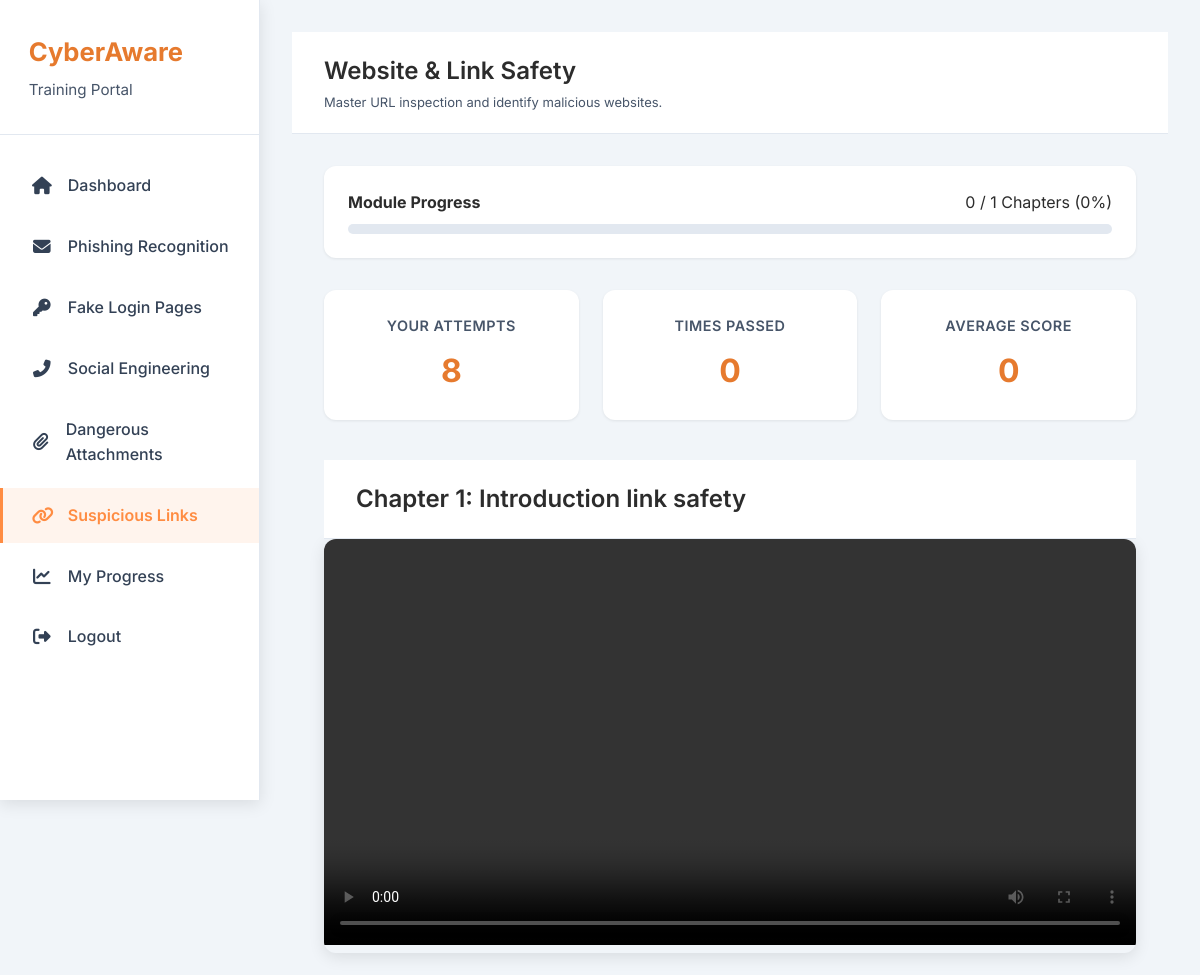
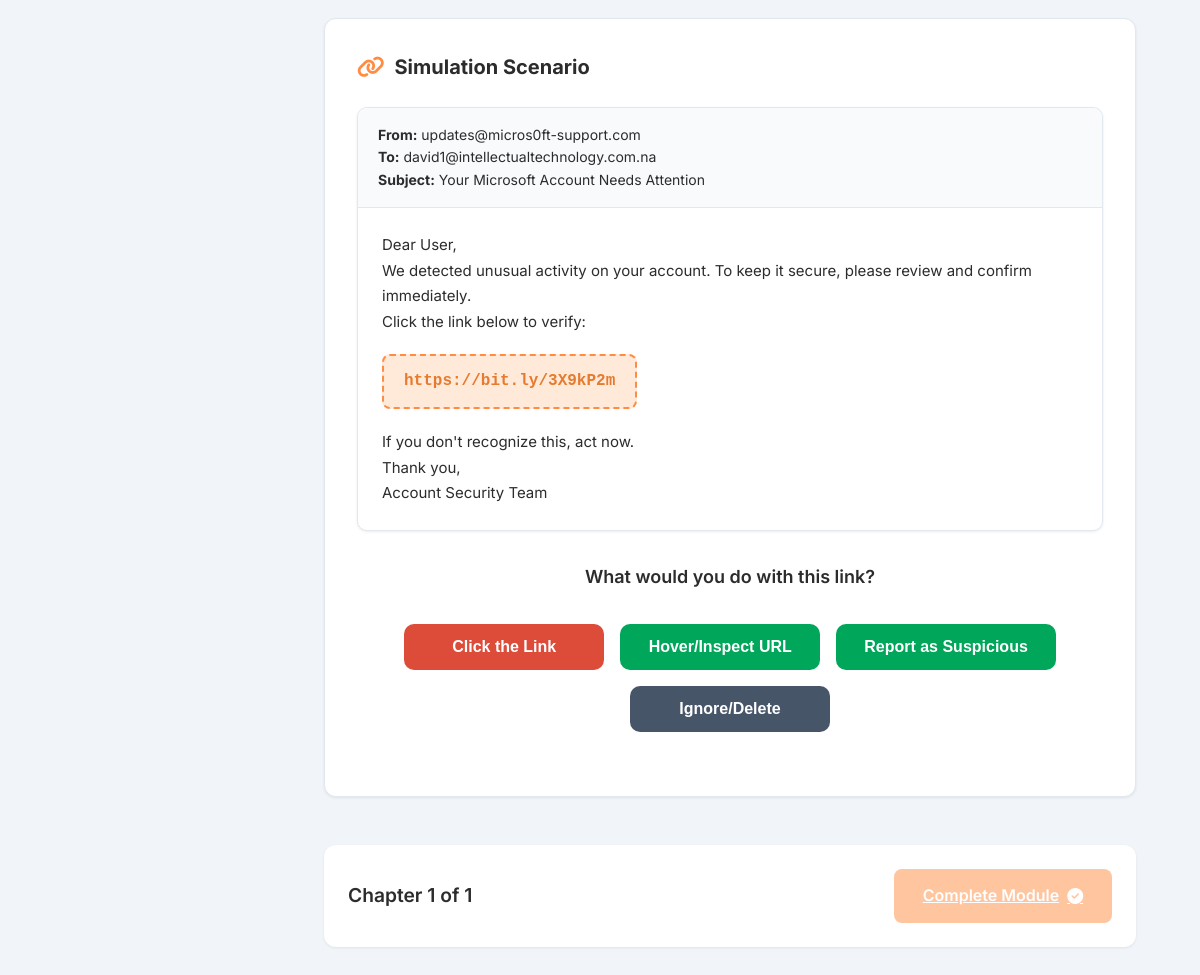
The app's page /trainee/modules/links.php (signed in) with its own data (2 pictures, top to bottom).
### tables this page shows
CREATE TABLE `training_modules` (
  `id` int(11) NOT NULL,
  `code` varchar(30) NOT NULL,
  `title` varchar(150) NOT NULL,
  `description` text DEFAULT NULL,
  `category` varchar(50) DEFAULT NULL,
  `difficulty` tinyint(3) UNSIGNED DEFAULT 3,
  `estimated_minutes` smallint(6) DEFAULT 5,
  `is_active` tinyint(1) DEFAULT 1,
  `created_at` datetime DEFAULT current_timestamp(),
  `updated_at` datetime DEFAULT current_timestamp(),
  `video_path` varchar(255) DEFAULT NULL,
  `content_html` mediumtext DEFAULT NULL
);

CREATE TABLE `module_chapters` (
  `id` int(11) NOT NULL,
  `module_id` int(11) NOT NULL,
  `chapter_number` int(11) NOT NULL,
  `title` varchar(255) NOT NULL,
  `description` text DEFAULT NULL,
  `content_html` mediumtext DEFAULT NULL,
  `video_path` varchar(255) DEFAULT NULL,
  `created_at` datetime DEFAULT current_timestamp(),
  `updated_at` datetime DEFAULT current_timestamp() ON UPDATE current_timestamp()
);

CREATE TABLE `users` (
  `id` int(11) NOT NULL,
  `username` varchar(100) NOT NULL,
  `password_hash` varchar(255) NOT NULL,
  `full_name` varchar(150) DEFAULT NULL,
  `email` varchar(150) DEFAULT NULL,
  `role` enum('trainee','admin','manager','compliance') NOT NULL DEFAULT 'trainee',
  `department_id` int(11) DEFAULT NULL,
  `is_active` tinyint(1) DEFAULT 1,
  `created_at` datetime DEFAULT current_timestamp(),
  `last_login` datetime DEFAULT NULL,
  `failed_login_attempts` int(11) DEFAULT 0,
  `password_changed_at` datetime DEFAULT NULL
);

### trainee/modules/links.php (the view, shortened to what this page needs)
<?php
$pdo = getDBConnection();
$user_id = $_SESSION['user_id'];
$stmt = $pdo->prepare("SELECT id, username, full_name, email FROM users WHERE id = ?");
$stmt->execute([$user_id]);
$user = $stmt->fetch(PDO::FETCH_ASSOC);
$user_email = $user['email'] ?? ($user['username'] . '@company.com');
$module_id = 5;
$stmt = $pdo->prepare("SELECT title, description FROM training_modules WHERE id = ?");
$stmt->execute([$module_id]);
$module = $stmt->fetch(PDO::FETCH_ASSOC);
$module_title = $module['title'] ?? 'Suspicious Links & Website Safety';
$module_desc = $module['description'] ?? 'Learn to identify and handle dangerous links safely';
$stmt = $pdo->prepare("
    SELECT id, chapter_number, title, description, content_html, video_path
    FROM module_chapters
    WHERE module_id = ?
    ORDER BY chapter_number
");
$stmt->execute([$module_id]);
$all_chapters = $stmt->fetchAll(PDO::FETCH_ASSOC);
$total_chapters = count($all_chapters);
$current_chapter_num = max(1, min($total_chapters, (int)($_GET['chapter'] ?? 1)));
$current_chapter = null;
foreach ($all_chapters as $ch) {
    if ($ch['chapter_number'] == $current_chapter_num) {
        $current_chapter = $ch;
        break;
    }
}
$chapter_id = $current_chapter['id'];
$video_path = $current_chapter['video_path'] ?? null;
$stmt = $pdo->prepare("
    SELECT completed_at, watched_seconds
    FROM user_chapter_progress
    WHERE user_id = ? AND chapter_id = ?
");
$stmt->execute([$user_id, $chapter_id]);
$progress = $stmt->fetch(PDO::FETCH_ASSOC);
if (!$progress) {
    $stmt = $pdo->prepare("
        INSERT INTO user_chapter_progress (user_id, chapter_id, watched_seconds, completed_at)
        VALUES (?, ?, 0, NULL)
    ");
    $stmt->execute([$user_id, $chapter_id]);
    $is_video_complete = false;
    $is_activity_complete = false;
} else {
    $is_video_complete = ($progress['watched_seconds'] == -1);
    $is_activity_complete = ($progress['completed_at'] !== null);
}
if (isset($_SESSION['current_links_session'])) {
    $session_id = $_SESSION['current_links_session'];
    $stmt = $pdo->prepare("SELECT completed_at FROM training_sessions WHERE id = ?");
    $stmt->execute([$session_id]);
    $session_completed = $stmt->fetchColumn();
    $next_enabled = $is_video_complete && $is_activity_complete;
    if ($session_completed === null && $current_chapter_num === $total_chapters && $next_enabled) {
        $stmt = $pdo->prepare("
            UPDATE training_sessions
            SET completed_at = NOW(),
                duration_seconds = TIMESTAMPDIFF(SECOND, started_at, NOW()),
                passed = 1
            WHERE id = ?
        ");
        $stmt->execute([$session_id]);
        unset($_SESSION['current_links_session']);
    }
} else {
    $next_enabled = $is_video_complete && $is_activity_complete;
}
$stmt = $pdo->prepare("
    SELECT COUNT(*)
    FROM user_chapter_progress ucp
    JOIN module_chapters mc ON ucp.chapter_id = mc.id
    WHERE ucp.user_id = ? AND mc.module_id = ? AND ucp.watched_seconds = -1 AND ucp.completed_at IS NOT NULL
");
$stmt->execute([$user_id, $module_id]);
$completed_chapters = (int)$stmt->fetchColumn();
$module_progress = $total_chapters > 0 ? round(($completed_chapters / $total_chapters) * 100) : 0;
$stmt = $pdo->prepare("
    SELECT
        COUNT(*) as attempts,
        AVG(final_score) as avg_score,
        SUM(CASE WHEN passed = 1 THEN 1 ELSE 0 END) as passed_count
    FROM training_sessions
    WHERE user_id = ? AND module_id = ?
");
$stmt->execute([$user_id, $module_id]);
$module_stats = $stmt->fetch(PDO::FETCH_ASSOC) ?: ['attempts' => 0, 'avg_score' => 0, 'passed_count' => 0];
$module_attempts = (int)$module_stats['attempts'];
$module_passed = (int)$module_stats['passed_count'];
$module_avg = round((float)$module_stats['avg_score']);
$scenarios = [
    1 => [
        'sender' => 'updates@micros0ft-support.com',
        'subject' => 'Your Microsoft Account Needs Attention',
        'link' => 'https://bit.ly/3X9kP2m',
        'link_type' => 'Shortened URL (bit.ly)',
        'red_flag' => 'Shortened URLs hide the real destination',
    ],
    2 => [
        'sender' => 'paypal-security@paypaI.com',
        'subject' => 'Unusual Activity Detected – Verify Now',
        'link' => 'https://www.paypal-security.com/verify',
        'link_type' => 'Misspelled Domain',
        'red_flag' => 'Domain misspelling: "paypaI" (with capital I instead of l)',
    ],
    3 => [
        'sender' => 'hr@company-internal.co',
        'subject' => 'Mandatory Employee Survey',
        'link' => 'https://company.com/survey?id=update2026&token=secure',
        'link_type' => 'Suspicious Parameters',
        'red_flag' => 'Unexpected parameters in an otherwise legitimate-looking domain',
    ],
];
$scenario = $scenarios[$current_chapter_num] ?? $scenarios[1];
?>
<!DOCTYPE html>
<html lang="en">
<head>
    <link rel="stylesheet" href="https://cdnjs.cloudflare.com/ajax/libs/font-awesome/6.5.0/css/all.min.css">
</head>
<body>
<?php include '../trainee-sidebar.php'; ?>
<main class="main-content">
    <header class="header">
        <div>
            <h2 class="page-title"><?= htmlspecialchars($module_title) ?></h2>
            <p class="page-subtitle"><?= htmlspecialchars($module_desc) ?></p>
        </div>
    </header>
    <div class="container">
        <div class="module-progress">
            <div style="display:flex; justify-content:space-between; align-items:center; margin-bottom:0.5rem;">
                <strong>Module Progress</strong>
                <span><?= $completed_chapters ?> / <?= $total_chapters ?> Chapters (<?= $module_progress ?>%)</span>
            </div>
            <div class="progress-bar">
            </div>
        </div>
        <div class="stats-bar">
            <div class="stat-card">
                <div class="stat-label">Your Attempts</div>
                <div class="stat-value"><?= $module_attempts ?></div>
            </div>
            <div class="stat-card">
                <div class="stat-label">Times Passed</div>
                <div class="stat-value"><?= $module_passed ?></div>
            </div>
            <div class="stat-card">
                <div class="stat-label">Average Score</div>
                <div class="stat-value"><?= $module_avg ?></div>
            </div>
        </div>
        <header class="header">
            <div>
                <h2 class="page-title">Chapter <?= $current_chapter_num ?>: <?= htmlspecialchars($current_chapter['title']) ?></h2>
            </div>
        </header>
        <?php if ($video_path): ?>
        <div class="video-intro">
            <video id="chapterVideo" controls controlsList="nodownload">
                <source src="../../<?= htmlspecialchars($video_path) ?>" type="video/mp4">
            </video>
        </div>
        <?php endif; ?>
        <div class="simulation-card">
            <h3><i class="fas fa-link"></i> Simulation Scenario</h3>
            <div class="email-preview">
                <div class="email-header">
                    <strong>From:</strong> <?= htmlspecialchars($scenario['sender']) ?><br>
                    <strong>To:</strong> <?= htmlspecialchars($user_email) ?><br>
                    <strong>Subject:</strong> <?= htmlspecialchars($scenario['subject']) ?>
                </div>
                <div class="email-body">
                    <p>Dear User,</p>
                    <p>We detected unusual activity on your account. To keep it secure, please review and confirm immediately.</p>
                    <p>Click the link below to verify:</p>
                    <div class="suspicious-link">
                        <?= htmlspecialchars($scenario['link']) ?>
                    </div>
                    <p>If you don't recognize this, act now.</p>
                    <p>Thank you,<br>Account Security Team</p>
                </div>
            </div>
            <p style="text-align:center; font-weight:600; font-size:18px; margin:32px 0;">
                What would you do with this link?
            </p>
            <form method="POST" class="action-buttons">
                <button type="submit" name="action" value="click"   class="action-btn btn-danger">Click the Link</button>
                <button type="submit" name="action" value="inspect" class="action-btn btn-safe">Hover/Inspect URL</button>
                <button type="submit" name="action" value="report"  class="action-btn btn-safe">Report as Suspicious</button>
                <button type="submit" name="action" value="ignore"  class="action-btn btn-neutral">Ignore/Delete</button>
            </form>
        </div>
        <div class="chapter-nav">
            <div class="chapter-info">
                Chapter <?= $current_chapter_num ?> of <?= $total_chapters ?>
            </div>
            <div>
                <?php if ($current_chapter_num < $total_chapters): ?>
                <a href="?chapter=<?= $current_chapter_num + 1 ?>"
                   class="nav-btn <?= $next_enabled ? 'enabled' : '' ?>">
                    Next Chapter <i class="fas fa-arrow-right"></i>
                </a>
                <?php else: ?>
                <a href="../dashboard.php"
                   class="nav-btn <?= $next_enabled ? 'enabled' : '' ?>">
                    Complete Module <i class="fas fa-check-circle"></i>
                </a>
                <?php endif; ?>
            </div>
        </div>
    </div>
</main>
</body>
</html>

### trainee/trainee-sidebar.php (style rules this page uses)
:root { --primary: #FF8C42; --primary-dark: #E67A2E; --primary-light: #FFF4ED; --gray-50: #f8fafc; --gray-100: #f1f5f9; --gray-200: #e2e8f0; --gray-600: #475569; --gray-700: #334155; --gray-800: #1e293b; --sidebar-width: 260px; --shadow-md: 0 4px 16px rgba(0,0,0,0.1); --radius: 12px; }

### records on screen
training_modules: title "Website & Link Safety", description "Master URL inspection and identify malicious websites."
module_chapters: title "Introduction link safety"
users: email "david1@intellectualtechnology.com.na"

### other values on screen
$completed_chapters "0"
$total_chapters "1"
$module_progress "0"
$module_attempts "8"
$module_passed "0"
$module_avg "0"
$current_chapter_num "1"
$scenario['sender'] "updates@micros0ft-support.com"
$scenario['subject'] "Your Microsoft Account Needs Attention"
$scenario['link'] "https://bit.ly/3X9kP2m"
